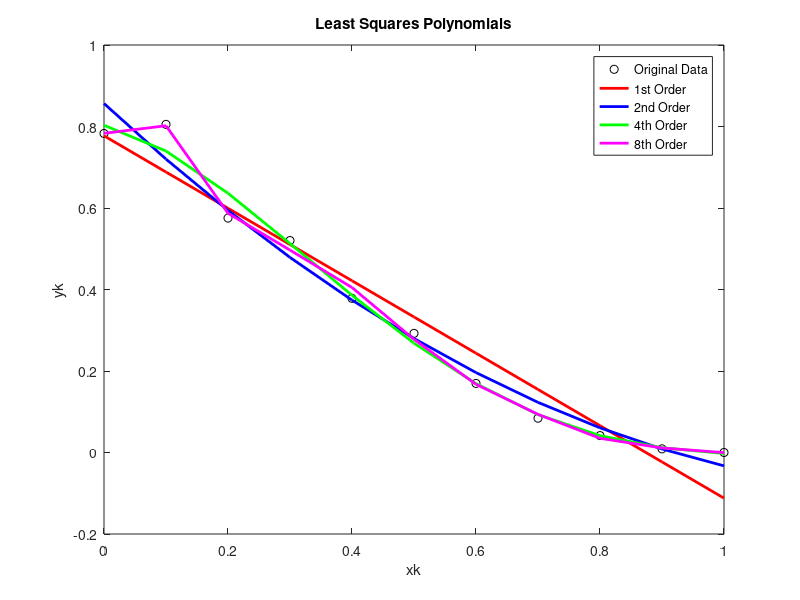

Recreate this plot in MATLAB.
xk = [0 0.1 0.2 0.3 0.4 0.5 0.6 0.7 0.8 0.9 1];
yk = [0.7829 0.8052 0.5753 0.5201 0.3783 0.2923 0.1695 0.0842 0.0415 0.009 0];

orders = [1, 2, 4, 8];

figure;
plot(xk, yk, 'ko');
hold on;

colors = ['r', 'b', 'g', 'm'];

for i = 1:length(orders)
    p = polyfit(xk, yk, orders(i));
    f = polyval(p, xk);
    plot(xk, f, colors(i), 'LineWidth', 2);
end

legend('Original Data', '1st Order', '2nd Order', '4th Order', '8th Order', 'Location', 'Best');

title('Least Squares Polynomials');
xlabel('xk');
ylabel('yk');

hold off;
